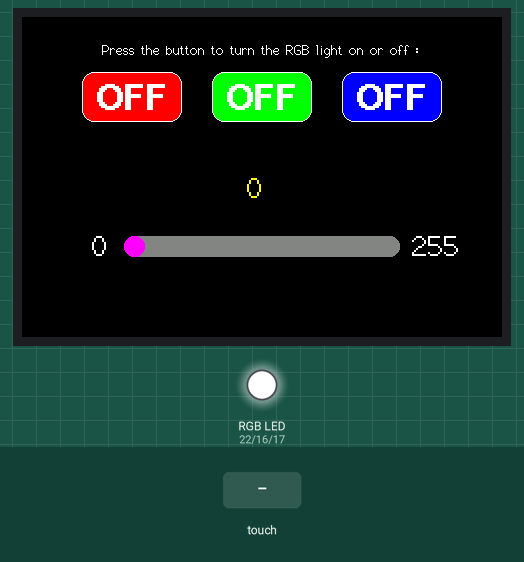
This sketch was run on a simulated ESP32. Shown: 480×320 colour display, an RGB LED mixed from three pins (HIGH = lit). The inputs (shaded band) are chosen by the test bench. Pins used as bus, display or sensor lines are not drawn.

Above: at 1.5 s.
1.6 s: screen touched at 87 % across, 30 % down
At 1.68 s:
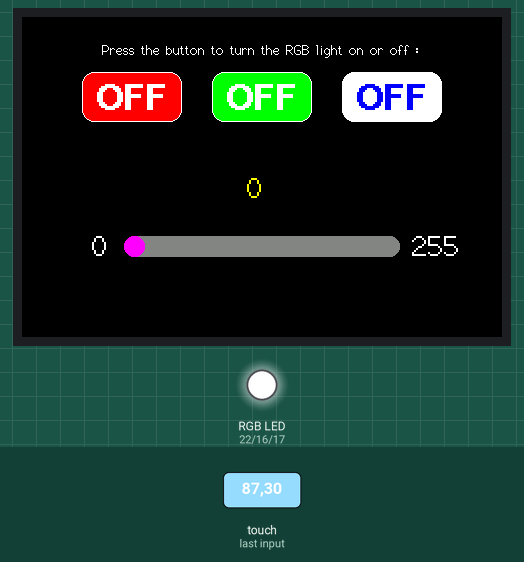
At 2.9 s:
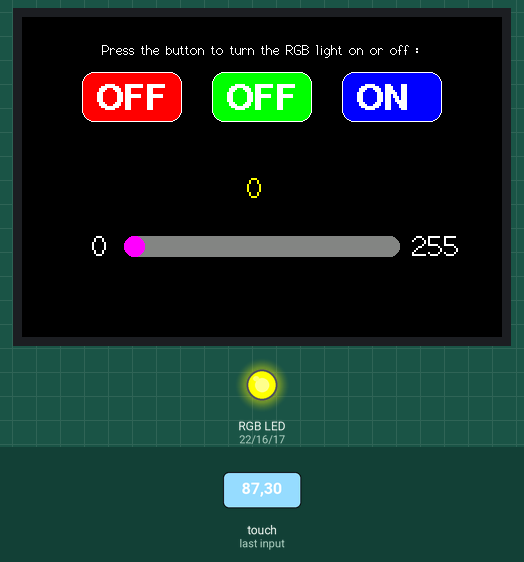
3.2 s: screen touched at 13 % across, 30 % down
At 4.2 s:
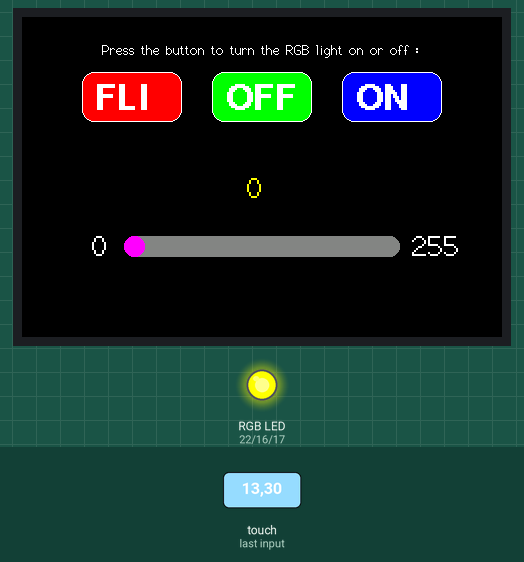
Timing chart, 0 to 6.2 s (numbered marks = the images above; inputs shaded):
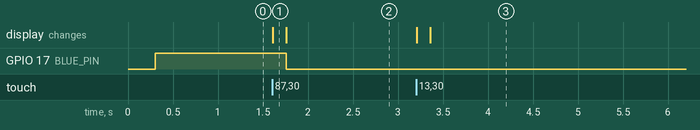

Measured:
- after the input at 1.6 s, GPIO 17 (BLUE_PIN): HIGH → LOW after 0.16 s; the display: changes at once (image 1)
- after the input at 3.2 s, the display: first changes at once (image 3 shows a later state)

The sketch:

RGB_LED_TOUCH.ino
```cpp
//This program controls RGB three color lights through touch screen buttons

//pin usage as follow:
//                   CS  DC/RS  RESET    SDI/MOSI  SCK   SDO/MISO  BL  TOUCH_CS  RED  GREEN  BLUE  VCC   GND
//ESP32-WROOM-32E:   15    2   ESP32-EN     13      14      12     27     33      22    16    17   5V    GND

/*********************************************************************************
* @attention
*
* THE PRESENT FIRMWARE WHICH IS FOR GUIDANCE ONLY AIMS AT PROVIDING CUSTOMERS
* WITH CODING INFORMATION REGARDING THEIR PRODUCTS IN ORDER FOR THEM TO SAVE
* TIME. AS A RESULT, QD electronic SHALL NOT BE HELD LIABLE FOR ANY
* DIRECT, INDIRECT OR CONSEQUENTIAL DAMAGES WITH RESPECT TO ANY CLAIMS ARISING
* FROM THE CONTENT OF SUCH FIRMWARE AND/OR THE USE MADE BY CUSTOMERS OF THE
* CODING INFORMATION CONTAINED HEREIN IN CONNECTION WITH THEIR PRODUCTS.
**********************************************************************************/
#include <Arduino.h>
#include "TFT_eSPI.h" /* Please use the TFT library provided in the library. */

#define RED_PIN 22
#define GREEN_PIN 16
#define BLUE_PIN 17

#define LED_ON  0
#define LED_OFF 1

int freq = 2000;    // frequency
int channel = 0;    // aisle
int resolution = 8;   // Resolution

const int led = RED_PIN;

uint8_t led_on_flag = 0;

//key numbers
#define NUM_KEYS 3

// Keypad start position, key sizes and spacing
#define KEY_X 110 // Centre of key
#define KEY_Y 80
#define KEY_W 100 // Width and height
#define KEY_H 50
#define KEY_SPACING_X 30 // X and Y gap
#define KEY_SPACING_Y 1
#define KEY_TEXTSIZE 2   // Font size multiplier

uint16_t k_color[NUM_KEYS] = {TFT_RED, TFT_GREEN, TFT_BLUE};

TFT_eSPI tft = TFT_eSPI();

TFT_eSPI_Button key_b[NUM_KEYS];

void light_led(uint8_t led_num, bool statue)
{
  ledcDetachPin(led);
  switch(led_num)
  {
    case 0:
      digitalWrite(RED_PIN, statue);
      break;
    case 1:
      digitalWrite(GREEN_PIN, statue);
      break;
    case 2:
      digitalWrite(BLUE_PIN, statue);
      break;
    default:
        break;
  }
}

void led_flick(uint8_t led_num)
{
  uint8_t i =0, pin;
  ledcDetachPin(led);
  switch(led_num)
  {
   case 0:
      pin = RED_PIN;
      break;
   case 1:
      pin = GREEN_PIN;
      break;
   case 2:
      pin = BLUE_PIN;
      break;
   default:
      break;
  }
  for(i=0;i<6;i++)
  {
     digitalWrite(pin, LED_OFF);
     delay(500);
     digitalWrite(pin, LED_ON);
     delay(500);
  }
}

void setup()
{
  tft.begin();
  tft.setRotation(1);
  uint16_t calData[5] = { 254, 3643, 176, 3693, 7 };
  tft.setTouch(calData);
  tft.fillScreen(TFT_BLACK);
  //Initialize GPIO, turn off tricolor light
  pinMode(RED_PIN, OUTPUT);
  pinMode(GREEN_PIN, OUTPUT);
  pinMode(BLUE_PIN, OUTPUT);
  digitalWrite(RED_PIN, LED_OFF);  //RED
  digitalWrite(GREEN_PIN, LED_OFF); //GREEN
  digitalWrite(BLUE_PIN, LED_OFF); //GREEN
  ledcSetup(channel, freq, resolution); // set channel
  tft.setCursor(80, 25);
  tft.setTextFont(2);
  tft.setTextSize(1);
  tft.setTextColor(TFT_WHITE, TFT_BLACK);
  tft.println("Press the button to turn the RGB light on or off :");
  tft.setTextSize(2);
  tft.setCursor(tft.width()/2-170, 213);
  tft.println("0");
    tft.setCursor(tft.width()/2+150, 213);
  tft.println("255");
  tft.fillRoundRect(tft.width()/2-138, 219, 276, 21,10,0x8430);
  tft.fillCircle(tft.width()/2-128, 229,10,TFT_MAGENTA);

  tft.setTextColor(0xFFE0);
  tft.drawNumber(0, tft.width()/2-15, 155,2);
  tft.setFreeFont(&FreeSansBold9pt7b);
  //draw button
  for (int i = 0; i < NUM_KEYS; i++)
  {
    key_b[i].initButton(&tft,
                      KEY_X + i * (KEY_W + KEY_SPACING_X),
                      KEY_Y + 0 * (KEY_H + KEY_SPACING_Y), // x, y, w, h, outline, fill, text
                      KEY_W,
                      KEY_H,
                      TFT_WHITE, // Outline
                      k_color[i], // Fill
                      TFT_WHITE, // Text
                      "", // 10 Byte Label
                      KEY_TEXTSIZE);

    // Adjust button label X delta according to array position
    // setLabelDatum(uint16_t x_delta, uint16_t y_delta, uint8_t datum)
    key_b[i].setLabelDatum(13 - (KEY_W/2), 2, ML_DATUM);

    // Draw button and specify label string
    // Specifying label string here will allow more than the default 10 byte label
    key_b[i].drawButton(false, "OFF");
  }
}

void loop()
{
  uint16_t t_x = 0, t_y = 0; // To store the touch coordinates
  uint8_t i = 0;
  bool pressed = tft.getTouch(&t_x, &t_y);
  for (i = 0; i < NUM_KEYS; i++)
  {
    if (pressed && key_b[i].contains(t_x, t_y))
    {
      key_b[i].press(true);  // tell the button it is pressed
    }
    else
    {
      key_b[i].press(false);  // tell the button it is NOT pressed
    }
  }

    // Check if any key has changed state
  for (i = 0; i < NUM_KEYS; i++)
  {
    // If button was just pressed, redraw inverted button
    if (key_b[i].justPressed())
    {
      if(led_on_flag == 0)
      {
        key_b[i].drawButton(true, "OFF");
      }
      else if(led_on_flag == 1)
      {
        key_b[i].drawButton(true, "ON");
      }
      else
      {
        key_b[i].drawButton(true, "FLI");
      }
    }
    // If button was just released, redraw normal color button
    if (key_b[i].justReleased())
    {
      if(led_on_flag == 0)
      {
        key_b[i].drawButton(false, "ON");
        light_led(i, LED_ON);
      }
      else if(led_on_flag == 1)
      {
        key_b[i].drawButton(false, "FLI");
        led_flick(i);
      }
      else
      {
        key_b[i].drawButton(false, "OFF");
        light_led(i, LED_OFF);
      }
      if(led_on_flag++ >= 2)
      {
          led_on_flag = 0;
      }
    }
  }
  if(pressed && ((t_x>=tft.width()/2-128)&&(t_x<tft.width()/2+128)&&t_y > 219&&t_y < 239))
  {
    ledcAttachPin(led, channel);
    tft.setTextColor(0xFFE0, TFT_BLACK);
    tft.fillRoundRect(t_x-10, 219, tft.width()/2+138-t_x+10, 21,10,0x8430);
    tft.fillRoundRect(tft.width()/2-138, 219, t_x-tft.width()/2+148, 21,10,0x07FF);
    tft.fillCircle(t_x, 229,10,TFT_MAGENTA);
    tft.setTextPadding(50);
    tft.drawNumber((long)t_x-(tft.width()/2-128), tft.width()/2-15, 155,2);
    ledcWrite(channel, 255-(t_x-(tft.width()/2-128)));
  }
}
```
